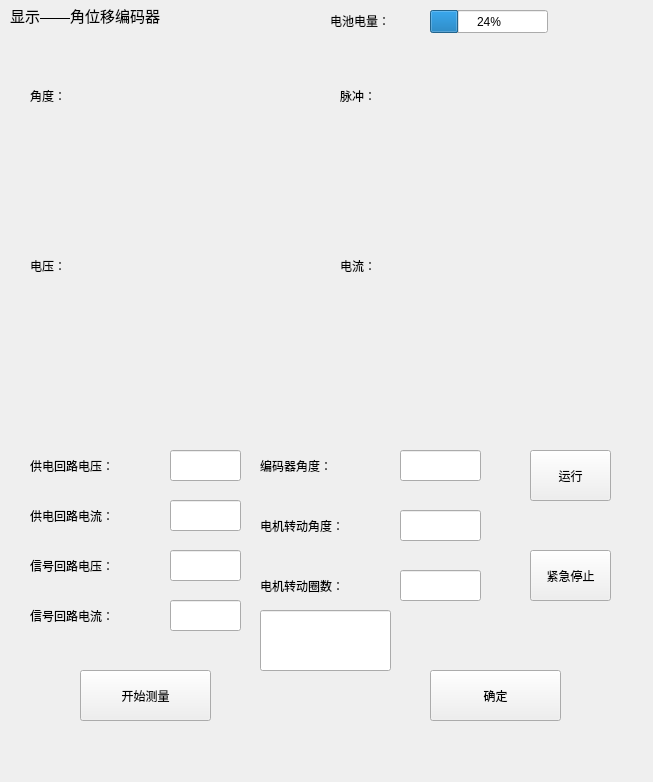
<?xml version="1.0" encoding="UTF-8"?>
<ui version="4.0">
 <class>showWin_angleEncoder</class>
 <widget class="QWidget" name="showWin_angleEncoder">
  <property name="geometry">
   <rect>
    <x>0</x>
    <y>0</y>
    <width>653</width>
    <height>782</height>
   </rect>
  </property>
  <property name="windowTitle">
   <string>显示_角位移编码器</string>
  </property>
  <widget class="QLabel" name="label">
   <property name="geometry">
    <rect>
     <x>10</x>
     <y>0</y>
     <width>301</width>
     <height>31</height>
    </rect>
   </property>
   <property name="font">
    <font>
     <pointsize>11</pointsize>
    </font>
   </property>
   <property name="text">
    <string>显示——角位移编码器</string>
   </property>
  </widget>
  <widget class="QLabel" name="label_2">
   <property name="geometry">
    <rect>
     <x>330</x>
     <y>0</y>
     <width>131</width>
     <height>41</height>
    </rect>
   </property>
   <property name="text">
    <string>电池电量：</string>
   </property>
  </widget>
  <widget class="QProgressBar" name="pBar_battery">
   <property name="geometry">
    <rect>
     <x>430</x>
     <y>10</y>
     <width>118</width>
     <height>23</height>
    </rect>
   </property>
   <property name="value">
    <number>24</number>
   </property>
  </widget>
  <widget class="QLabel" name="label_4">
   <property name="geometry">
    <rect>
     <x>260</x>
     <y>450</y>
     <width>251</width>
     <height>31</height>
    </rect>
   </property>
   <property name="text">
    <string>编码器角度：</string>
   </property>
  </widget>
  <widget class="QLabel" name="label_9">
   <property name="geometry">
    <rect>
     <x>30</x>
     <y>550</y>
     <width>251</width>
     <height>31</height>
    </rect>
   </property>
   <property name="text">
    <string>信号回路电压：</string>
   </property>
  </widget>
  <widget class="QLineEdit" name="lineE_supply_voltage">
   <property name="geometry">
    <rect>
     <x>170</x>
     <y>450</y>
     <width>71</width>
     <height>31</height>
    </rect>
   </property>
  </widget>
  <widget class="QLineEdit" name="lineE_signal_current">
   <property name="geometry">
    <rect>
     <x>170</x>
     <y>600</y>
     <width>71</width>
     <height>31</height>
    </rect>
   </property>
  </widget>
  <widget class="QLineEdit" name="lineE_motor_circle">
   <property name="geometry">
    <rect>
     <x>400</x>
     <y>570</y>
     <width>81</width>
     <height>31</height>
    </rect>
   </property>
  </widget>
  <widget class="QLabel" name="label_6">
   <property name="geometry">
    <rect>
     <x>260</x>
     <y>570</y>
     <width>211</width>
     <height>31</height>
    </rect>
   </property>
   <property name="text">
    <string>电机转动圈数：</string>
   </property>
  </widget>
  <widget class="QLineEdit" name="lineE_signal_voltage">
   <property name="geometry">
    <rect>
     <x>170</x>
     <y>550</y>
     <width>71</width>
     <height>31</height>
    </rect>
   </property>
  </widget>
  <widget class="QLabel" name="label_10">
   <property name="geometry">
    <rect>
     <x>30</x>
     <y>600</y>
     <width>201</width>
     <height>31</height>
    </rect>
   </property>
   <property name="text">
    <string>信号回路电流：</string>
   </property>
  </widget>
  <widget class="QLineEdit" name="lineE_supply_current">
   <property name="geometry">
    <rect>
     <x>170</x>
     <y>500</y>
     <width>71</width>
     <height>31</height>
    </rect>
   </property>
  </widget>
  <widget class="QLabel" name="label_5">
   <property name="geometry">
    <rect>
     <x>260</x>
     <y>510</y>
     <width>241</width>
     <height>31</height>
    </rect>
   </property>
   <property name="text">
    <string>电机转动角度：</string>
   </property>
  </widget>
  <widget class="QLabel" name="label_8">
   <property name="geometry">
    <rect>
     <x>30</x>
     <y>500</y>
     <width>241</width>
     <height>31</height>
    </rect>
   </property>
   <property name="text">
    <string>供电回路电流：</string>
   </property>
  </widget>
  <widget class="QLineEdit" name="lineE_encoder_angle">
   <property name="geometry">
    <rect>
     <x>400</x>
     <y>450</y>
     <width>81</width>
     <height>31</height>
    </rect>
   </property>
  </widget>
  <widget class="QLabel" name="label_7">
   <property name="geometry">
    <rect>
     <x>30</x>
     <y>450</y>
     <width>251</width>
     <height>31</height>
    </rect>
   </property>
   <property name="text">
    <string>供电回路电压：</string>
   </property>
  </widget>
  <widget class="QLineEdit" name="lineE_motor_angle">
   <property name="geometry">
    <rect>
     <x>400</x>
     <y>510</y>
     <width>81</width>
     <height>31</height>
    </rect>
   </property>
  </widget>
  <widget class="QPushButton" name="btn_ok">
   <property name="geometry">
    <rect>
     <x>430</x>
     <y>670</y>
     <width>131</width>
     <height>51</height>
    </rect>
   </property>
   <property name="text">
    <string>确定</string>
   </property>
  </widget>
  <widget class="QPushButton" name="btn_start_finish_mea">
   <property name="geometry">
    <rect>
     <x>80</x>
     <y>670</y>
     <width>131</width>
     <height>51</height>
    </rect>
   </property>
   <property name="text">
    <string>开始测量</string>
   </property>
   <property name="checkable">
    <bool>true</bool>
   </property>
  </widget>
  <widget class="QCustomPlot" name="plot_angle" native="true">
   <property name="geometry">
    <rect>
     <x>30</x>
     <y>110</y>
     <width>271</width>
     <height>141</height>
    </rect>
   </property>
  </widget>
  <widget class="QLabel" name="label_11">
   <property name="geometry">
    <rect>
     <x>30</x>
     <y>250</y>
     <width>131</width>
     <height>31</height>
    </rect>
   </property>
   <property name="text">
    <string>电压：</string>
   </property>
  </widget>
  <widget class="QLabel" name="label_3">
   <property name="geometry">
    <rect>
     <x>30</x>
     <y>80</y>
     <width>161</width>
     <height>31</height>
    </rect>
   </property>
   <property name="text">
    <string>角度：</string>
   </property>
  </widget>
  <widget class="QLabel" name="label_12">
   <property name="geometry">
    <rect>
     <x>340</x>
     <y>250</y>
     <width>161</width>
     <height>31</height>
    </rect>
   </property>
   <property name="text">
    <string>电流：</string>
   </property>
  </widget>
  <widget class="QCustomPlot" name="plot_voltage" native="true">
   <property name="geometry">
    <rect>
     <x>30</x>
     <y>280</y>
     <width>271</width>
     <height>161</height>
    </rect>
   </property>
  </widget>
  <widget class="QCustomPlot" name="plot_current" native="true">
   <property name="geometry">
    <rect>
     <x>340</x>
     <y>280</y>
     <width>271</width>
     <height>161</height>
    </rect>
   </property>
  </widget>
  <widget class="QCustomPlot" name="pot_impulse" native="true">
   <property name="geometry">
    <rect>
     <x>340</x>
     <y>110</y>
     <width>271</width>
     <height>141</height>
    </rect>
   </property>
  </widget>
  <widget class="QLabel" name="label_13">
   <property name="geometry">
    <rect>
     <x>340</x>
     <y>80</y>
     <width>141</width>
     <height>31</height>
    </rect>
   </property>
   <property name="text">
    <string>脉冲：</string>
   </property>
  </widget>
  <widget class="QPushButton" name="btn_stop_now">
   <property name="geometry">
    <rect>
     <x>530</x>
     <y>550</y>
     <width>81</width>
     <height>51</height>
    </rect>
   </property>
   <property name="text">
    <string>紧急停止</string>
   </property>
   <property name="checkable">
    <bool>false</bool>
   </property>
  </widget>
  <widget class="QPushButton" name="btn_run_stop">
   <property name="geometry">
    <rect>
     <x>530</x>
     <y>450</y>
     <width>81</width>
     <height>51</height>
    </rect>
   </property>
   <property name="text">
    <string>运行</string>
   </property>
   <property name="checkable">
    <bool>true</bool>
   </property>
  </widget>
  <widget class="QLineEdit" name="lineE_test">
   <property name="geometry">
    <rect>
     <x>260</x>
     <y>610</y>
     <width>131</width>
     <height>61</height>
    </rect>
   </property>
  </widget>
 </widget>
 <customwidgets>
  <customwidget>
   <class>QCustomPlot</class>
   <extends>QWidget</extends>
   <header location="global">qcustomplot.h</header>
   <container>1</container>
  </customwidget>
 </customwidgets>
 <resources/>
 <connections/>
</ui>
